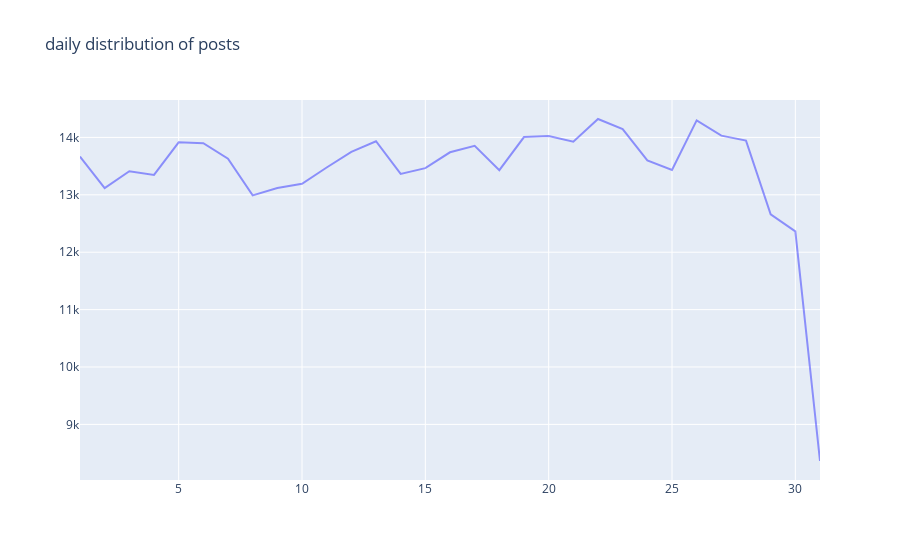

Write notebook code for a chart like this one.
### Code cell
df['day']=df.index.day
df = df.assign(dummy_calc=1)
day=df.groupby(by=('day')).sum()
plt.figure(figsize=(14,10))
display(day)


trace1 = go.Scatter(x=day.index,
                    y=day.dummy_calc,
                    name = "plotly example",
                    line = dict(color = 'blue'),
                    opacity = 0.4)

layout = dict(title='daily distribution of posts',)

fig = dict(data=[trace1], layout=layout)
iplot(fig)

### Figure 1 — Plotly figure (JSON) as saved in the notebook; plotly's stock layout.template omitted (floating-point values rounded to 4 significant figures)
{"data": [{"line": {"color": "blue"}, "name": "plotly example", "opacity": 0.4, "type": "scatter", "x": [1, 2, 3, 4, 5, 6, 7, 8, 9, 10, 11, 12, 13, 14, 15, 16, 17, 18, 19, 20, 21, 22, 23, 24, 25, 26, 27, 28, 29, 30, 31], "y": [13666, 13117, 13410, 13347, 13914, 13899, 13630, 12990, 13118, 13193, 13476, 13747, 13934, 13364, 13465, 13741, 13853, 13430, 14006, 14024, 13924, 14321, 14145, 13601, 13433, 14298, 14031, 13944, 12660, 12363, 8362]}], "layout": {"title": {"text": "daily distribution of posts"}}}
